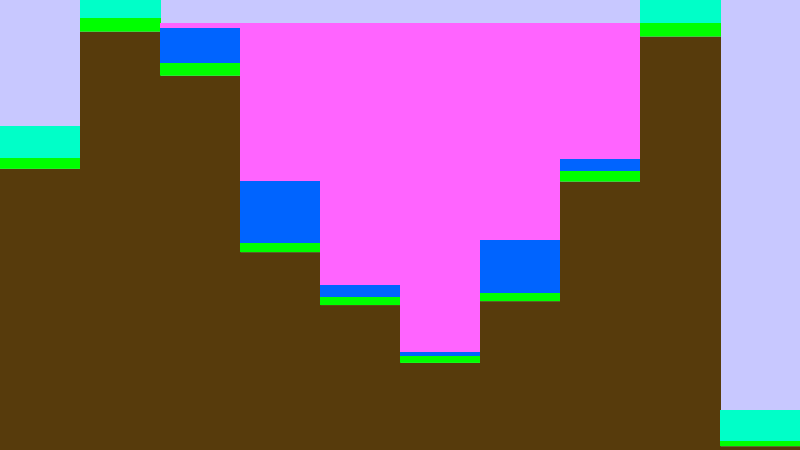
Frame 1 (no input)
Frame 60 (the mouse pressed at the canvas centre just before this capture): identical to frame 1, image omitted
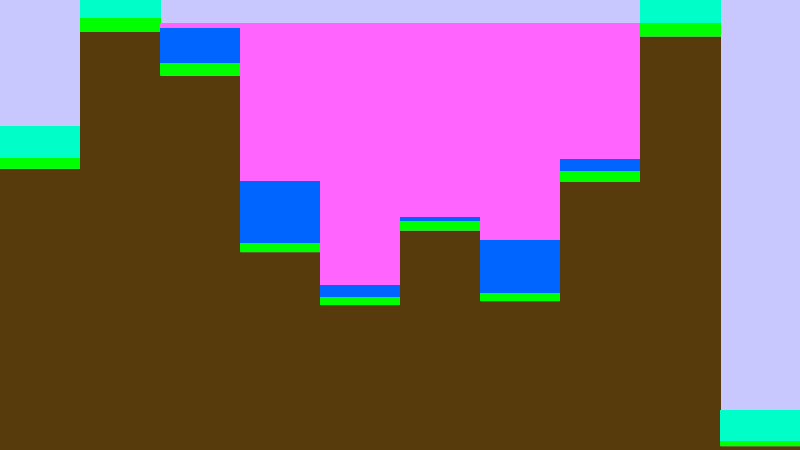
Frame 120 (the mouse held since frame 60 and released just before this capture)

The Processing sketch that drew these frames (run headless with seeded random() and noise(); from frame 60 on, the mouse is pressed at the canvas centre):

// Processing sketch: Bar_Graph_Content
// ── Bar_Graph_Content.pde
int bars = 10;
int max = 100;
int[] bar;
int[] realRain;
int[] rain;

void setup(){
  size(800,450);
  bar = new int[1000];
  realRain = new int[1000];
  rain = new int[1000];
  
  for(int i = 0; i < 1000; i++){
    bar[i] = floor(random(max)+1);
    realRain[i] = 0;
    rain[i] = floor(random(max/4)+1);
  }
}

void keyPressed(){
  if(key == 'R' || key == 'r'){
    setup();
  }
  
  if(key == '+'){
    if(bars < 999){
      bars++;
    }
  } else if(key == '-'){
    if(bars > 1){
      bars--;
    }
  }
}

void draw(){
  
  if(mousePressed){
    if(floor(mouseX/(width/float(bars))) >= 0 && floor(mouseX/(width/float(bars))) < 1000){
      bar[floor(mouseX/(width/float(bars)))] = min(floor((height-mouseY)/float(height)*max)+1,max);
    }
  }
  
  for(int i = 1; i < bars; i++){
    int highR = 0;
    int highL = 0;
    for(int j = 0; j < bars; j++){
      
      if(i-j>=0){
        if(bar[i-j]>highL){
          highL = bar[i-j];
        }
      }
      
      if(i+j<bars){
        if(bar[i+j]>highR){
          highR = bar[i+j];
        }
      }
      
    
      realRain[i] = min(highR,highL) - bar[i];
      if(realRain[i]<0){
        realRain[i] = 0;
      }
      
    }
  }
  
  
  
  
  background(200,200,255);
  
  rectMode(CORNER);
  
  noStroke();
  
  
  
  for(int i = 0; i < bars; i++){
    
    if(rain[i] == realRain[i]){
      fill(0,100,255);
      rect(i*width/float(bars),height-(bar[i]+realRain[i])*height/max,width/float(bars)+1,(realRain[i])*height/max+1);
    } else if(rain[i] < realRain[i]){
      fill(0,100,255);
      rect(i*width/float(bars),height-(bar[i]+rain[i])*height/max,width/float(bars)+1,(rain[i])*height/max+1);
      fill(255,100,255);
      rect(i*width/float(bars),height-(bar[i]+realRain[i])*height/max,width/float(bars)+1,(realRain[i]-rain[i])*height/max+1);
    } else if(rain[i] > realRain[i]){
      fill(0,255,200);
      rect(i*width/float(bars),height-(bar[i]+rain[i])*height/max,width/float(bars)+1,(rain[i]-realRain[i])*height/max+1);
      fill(0,100,255);
      rect(i*width/float(bars),height-(bar[i]+realRain[i])*height/max,width/float(bars)+1,(realRain[i])*height/max+1);
    }
    
    fill(87,59,12);
    rect(i*width/float(bars),height-bar[i]*height/max+(bar[i]*height/max/float(50)+5),width/float(bars)+1,height);
    
    
    fill(0,255,0);
    rect(i*width/float(bars),height-bar[i]*height/max,width/float(bars)+1,bar[i]*height/max/float(50)+5);
    
    
  }
  
  
}
